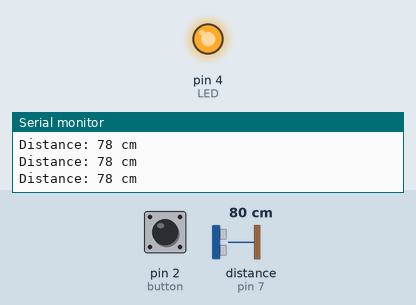
Bench run of a sketch on a simulated Arduino Uno, built with avr-gcc and run on an emulated ATmega328P. On the bench: output pins drawn as LEDs (lit = HIGH), the last lines printed to the serial monitor. Wiring (inferred from the names in the program): ultrasonic range finder: trigger pin 6; echo pin 7. Inputs (shaded band) come from the test bench; at power-on: pin 2 (button) HIGH, distance to the obstacle (sensor on pin 7) 80 cm. The echo pulse lasts 58.3 µs per cm; pins used as bus, display or sensor lines are not drawn.

Above: at 1.3 s.
1.4 s: pin 2 (button) pulled LOW for 0.6 s
At 2.4 s:
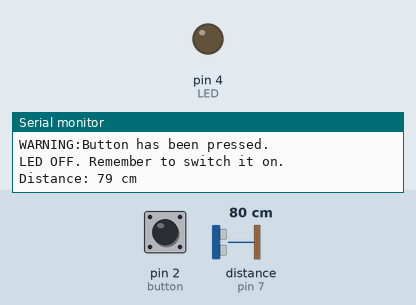
3.5 s: pin 2 (button) pulled LOW for 1 s
At 5.8 s:
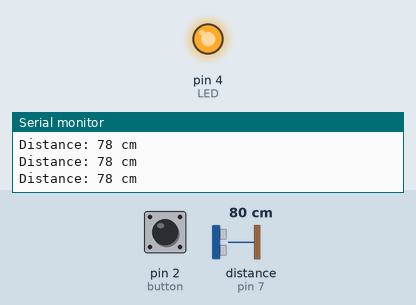
6.1 s: pin 2 (button) pulled LOW for 3.2 s
At 10.5 s:
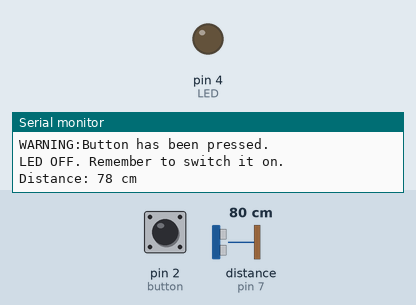
Timing chart, 0 to 12.0 s (numbered marks = the images above; inputs shaded):
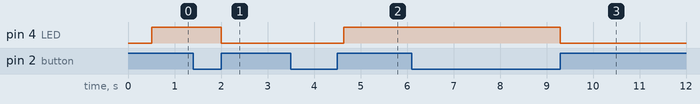

Measured:
- after the input at 1.4 s, pin 4 (LED): HIGH → LOW after 0.60 s
- after the input at 3.5 s, pin 4 (LED): LOW → HIGH after 1.1 s
- after the input at 6.1 s, pin 4 (LED): HIGH → LOW after 3.2 s

The sketch:

TaskM1.T2P_code_1.2P_.ino
```cpp
//constant values
const uint8_t LED = 4;
const int triggerPIN = 6;
const int echoPIN = 7;
const uint8_t button = 2;


//declare global variables and assign values
uint8_t ledState = LOW;
bool pressed = false;

void setup()
{
    //setup PINs for all components
    pinMode(LED, OUTPUT); //LED
    pinMode(triggerPIN, OUTPUT); //triggerPIN
    pinMode(echoPIN, INPUT); //echoPIN
    pinMode(button, INPUT_PULLUP); //button
    Serial.begin(9600);
    //implement external interrupts
    attachInterrupt(digitalPinToInterrupt(button), off_led, RISING);
    // Serial Communication is starting with 9600 of baudrate speed
    Serial.println("Ultrasonic Sensor HC-SR04 Data");
    // print some text in Serial Monitor

}

void loop()
{
    // Declare local variables
    long distance;
    long duration;
    // Clears the trigPin condition
    digitalWrite(triggerPIN, LOW);

    // Sets the trigPin (ACTIVE)
    digitalWrite(triggerPIN, HIGH);
    digitalWrite(triggerPIN, LOW);

    // Reads the echoPin, returns the value
    duration = pulseIn(echoPIN, HIGH);

    //Calculate
    distance = get_distance(duration);
    // Print Distance
    print_distance(distance);
    //delay for 500ms
    delay(500);

    //if distance is smaller than 100, LED will turn on
    //else distance is bigger than 100, LED will turn off
    //using Ternary Operator
    ledState = distance <= 100 ? HIGH : LOW;

    //check whether the button is pressed or not
    //if yes, led will turn off when the object is within range
    if (!pressed)
    {
        digitalWrite(LED, ledState);
    }

  	if (pressed == true)
  	{
   	 Serial.println("WARNING:Button has been pressed.");
     Serial.println("LED OFF. Remember to switch it on.\n");
  	}
}

//calcualte distance
long get_distance(long duration) {
    // Calculating the distance
    return duration * 0.017;
}

//print distance function
void print_distance(long distance) {
    // Displays the distance on the Serial Monitor
    Serial.print("Distance: ");
    Serial.print(distance);
    Serial.println(" cm");
}

//off led function
void off_led() {
    pressed = !pressed;
    ledState = !ledState;
    digitalWrite(LED, ledState);
}
```
